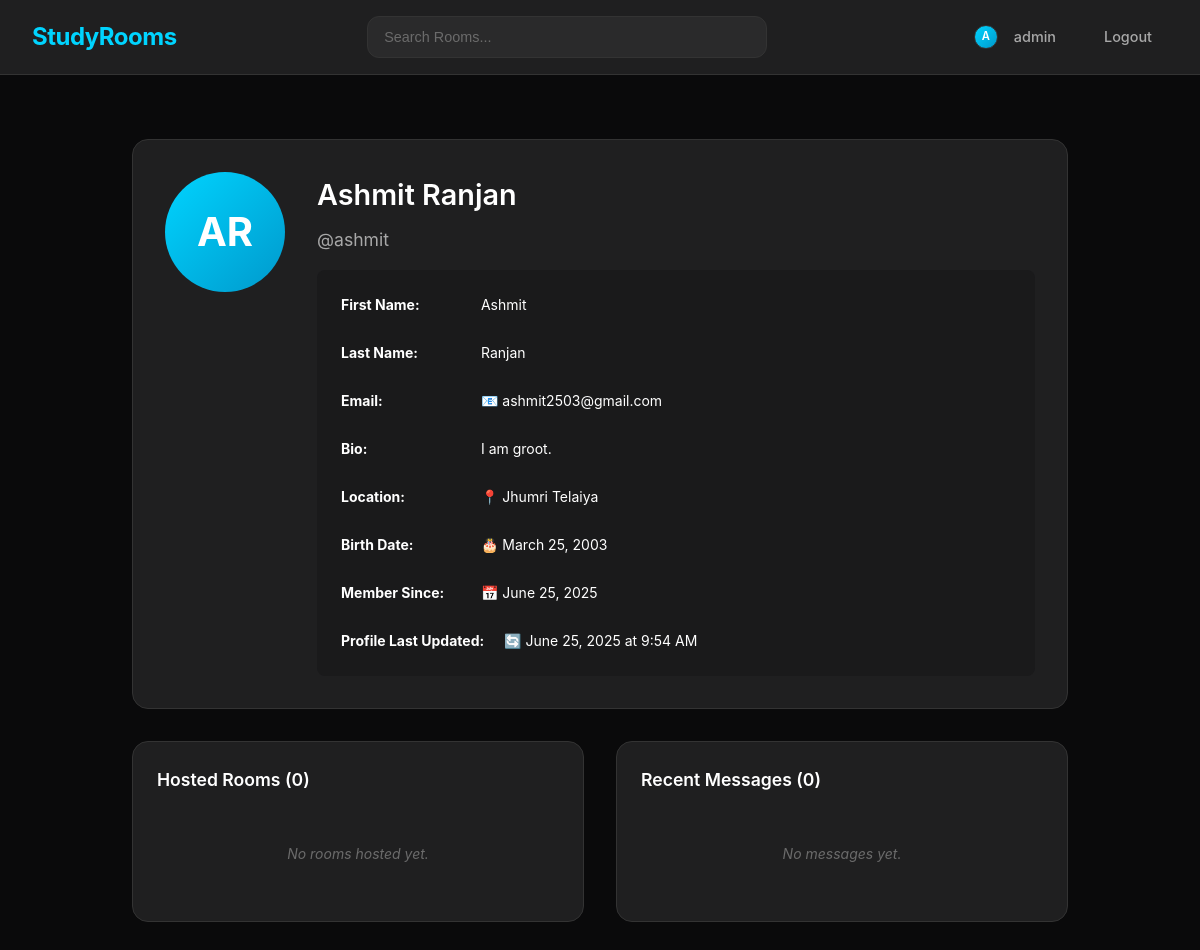
Screenshot of /profile/ashmit/ (signed in) with the database file from the repository.
### base/models.py (models this page shows, shortened)
class UserProfile(models.Model):
    user = models.OneToOneField(User, on_delete=models.CASCADE, related_name='profile')
    bio = models.TextField(max_length=500, blank=True)
    location = models.CharField(max_length=100, blank=True)
    website = models.URLField(blank=True)
    birth_date = models.DateField(null=True, blank=True)
    created = models.DateTimeField(auto_now_add=True)
    updated = models.DateTimeField(auto_now=True)

### base/views.py (the view)
# urls.py: path("profile/<str:username>/", views.user_profile, name="user-profile"),
def user_profile(request, username):
    user = get_object_or_404(User, username=username)
    profile, created = UserProfile.objects.get_or_create(user=user)
    user_rooms = Room.objects.filter(host=user).order_by('-updated')[:5]
    user_messages = Message.objects.filter(user=user).order_by('-created')[:10]
    context = {
        'profile_user': user,
        'profile': profile,
        'user_rooms': user_rooms,
        'user_messages': user_messages,
        'is_own_profile': request.user == user
    }
    return render(request, 'base/user_profile.html', context)

### base/templates/base/user_profile.html (shortened to what this page needs)
{% extends 'main.html' %}
{% block content %}
<div class="profile-container">
    <div class="profile-header">
        <div class="profile-pic-container">
            <div class="default-profile-pic">
                {{ profile_user.first_name.0|default:profile_user.username.0|upper }}{% if profile_user.last_name %}{{ profile_user.last_name.0|upper }}{% endif %}
            </div>
        </div>
        <div class="profile-info">
            <h1>{{ profile_user.get_full_name|default:profile_user.username }}</h1>
            <div class="username">@{{ profile_user.username }}</div>
            <div class="profile-details">
                {% if profile_user.first_name %}
                    <div class="detail-item">
                        <strong>First Name:</strong> {{ profile_user.first_name }}
                    </div>
                {% endif %}
                {% if profile_user.last_name %}
                    <div class="detail-item">
                        <strong>Last Name:</strong> {{ profile_user.last_name }}
                    </div>
                {% endif %}
                {% if profile_user.email %}
                    <div class="detail-item">
                        <strong>Email:</strong> 📧 {{ profile_user.email }}
                    </div>
                {% endif %}
                {% if profile.bio %}
                    <div class="detail-item">
                        <strong>Bio:</strong> {{ profile.bio }}
                    </div>
                {% endif %}
                {% if profile.location %}
                    <div class="detail-item">
                        <strong>Location:</strong> 📍 {{ profile.location }}
                    </div>
                {% endif %}
                {% if profile.birth_date %}
                    <div class="detail-item">
                        <strong>Birth Date:</strong> 🎂 {{ profile.birth_date|date:"F j, Y" }}
                    </div>
                {% endif %}
                <div class="detail-item">
                    <strong>Member Since:</strong> 📅 {{ profile_user.date_joined|date:"F j, Y" }}
                </div>
                <div class="detail-item">
                    <strong>Profile Last Updated:</strong> 🔄 {{ profile.updated|date:"F j, Y \a\t g:i A" }}
                </div>
            </div>
        </div>
    </div>
    <div class="profile-content">
        <div class="profile-section">
            <h3>Hosted Rooms ({{ user_rooms|length }})</h3>
            {% if user_rooms %}
                {% for room in user_rooms %}
                    <div class="profile-room-card">
                        <h4><a href="{% url 'room' room.id %}">{{ room.name }}</a></h4>
                        <div class="room-topic">{{ room.topic.name }}</div>
                        <div class="room-updated">Updated {{ room.updated|timesince }} ago</div>
                    </div>
                {% endfor %}
            {% else %}
                <div class="no-content">
                    No rooms hosted yet.
                </div>
            {% endif %}
        </div>
        <div class="profile-section">
            <h3>Recent Messages ({{ user_messages|length }})</h3>
            {% if user_messages %}
                {% for message in user_messages %}
                    <div class="profile-message">
                        <div class="message-content">{{ message.body|truncatewords:20 }}</div>
                        <div class="message-meta">
                            in <a href="{% url 'room' message.room.id %}">{{ message.room.name }}</a> •
                            {{ message.created|timesince }} ago
                        </div>
                    </div>
                {% endfor %}
            {% else %}
                <div class="no-content">
                    No messages yet.
                </div>
            {% endif %}
        </div>
    </div>
</div>
{% endblock content %}

### templates/navbar.html
<nav class="navbar">
    <div class="navbar-content">
        <div class="logo">
            <a href="/">
                <h1>StudyRooms</h1>
            </a>
        </div>
        <form class="search-form" action="{% url 'home' %}" method="GET">
            <input type="text" name="q" placeholder="Search Rooms..." value="{{ request.GET.q }}">
        </form>
        <div class="auth-links">
            {% if request.user.is_authenticated %}
                <a href="{% url 'user-profile' request.user.username %}" class="profile-link">
                    <div class="navbar-profile-pic" style="background: var(--accent-gradient); display: flex; align-items: center; justify-content: center; color: white; font-weight: 600; font-size: 0.7rem;">
                        {{ request.user.first_name.0|default:request.user.username.0|upper }}{% if request.user.last_name %}{{ request.user.last_name.0|upper }}{% endif %}
                    </div>
                    {{ request.user.get_full_name|default:request.user.username }}
                </a>
                <a href="{% url 'logout' %}">Logout</a>
            {% else %}
                <a href="{% url 'login' %}">Login</a>
                <a href="{% url 'register' %}">Sign Up</a>
            {% endif %}
        </div>
    </div>
</nav>

### static/style.css (style rules this page uses)
:root { --bg-primary: #0a0a0b; --bg-secondary: #1a1a1b; --bg-tertiary: #2a2a2b; --bg-card: #1f1f20; --text-primary: #ffffff; --text-secondary: #a8a8a8; --text-muted: #6b6b6b; --accent-primary: #00d4ff; --accent-hover: #00bce6; --accent-gradient: linear-gradient(135deg, #00d4ff, #0099cc); --border-primary: #333333; --border-secondary: #2a2a2a; --success: #10b981; --error: #ef4444; --warning: #f59e0b; --shadow: 0 4px 20px rgba(0, 0, 0, 0.3); --shadow-lg: 0 8px 40px rgba(0, 0, 0, 0.4); --border-radius: 12px; --border-radius-lg: 16px; --transition: all 0.2s ease; }
* { margin: 0; padding: 0; box-sizing: border-box; }
body { font-family: -apple-system, BlinkMacSystemFont, 'Segoe UI', 'Inter', 'Roboto', sans-serif; background: var(--bg-primary); color: var(--text-primary); line-height: 1.6; min-height: 100vh; font-size: 14px; overflow-x: hidden; }
.navbar { background: var(--bg-card); border-bottom: 1px solid var(--border-primary); padding: 1rem 0; position: sticky; top: 0; z-index: 100; backdrop-filter: blur(20px); }
.navbar-content { display: flex; justify-content: space-between; align-items: center; max-width: 100%; margin: 0 auto; padding: 0 2rem; }
.logo h1 { color: var(--accent-primary); font-size: 1.5rem; font-weight: 700; letter-spacing: -0.5px; }
.logo a { text-decoration: none; }
.search-form { flex: 1; max-width: 400px; margin: 0 2rem; }
.search-form input { width: 100%; padding: 0.75rem 1rem; background: var(--bg-tertiary); border: 1px solid var(--border-primary); border-radius: var(--border-radius); color: var(--text-primary); font-size: 0.9rem; transition: var(--transition); }
.search-form input::placeholder { color: var(--text-muted); }
.auth-links { display: flex; align-items: center; gap: 1rem; }
.auth-links a, .auth-links p { color: var(--text-secondary); text-decoration: none; font-weight: 500; padding: 0.5rem 1rem; border-radius: var(--border-radius); transition: var(--transition); font-size: 0.9rem; }
.profile-link { display: flex !important; align-items: center !important; gap: 0.5rem !important; }
.navbar-profile-pic { width: 24px; height: 24px; border-radius: 50%; object-fit: cover; margin-right: 0.5rem; border: 1px solid var(--border-primary); }
.profile-link { display: flex !important; align-items: center !important; }
.profile-container { max-width: 1000px; margin: 0 auto; padding: 2rem; }
.profile-header { background: var(--bg-card); border: 1px solid var(--border-primary); border-radius: var(--border-radius-lg); padding: 2rem; margin-bottom: 2rem; display: flex; gap: 2rem; align-items: flex-start; }
.profile-pic-container { flex-shrink: 0; }
.default-profile-pic { width: 120px; height: 120px; border-radius: 50%; background: var(--accent-gradient); display: flex; align-items: center; justify-content: center; font-size: 2.5rem; font-weight: 700; color: white; }
.profile-info { flex: 1; }
.profile-info h1 { color: var(--text-primary); margin-bottom: 0.5rem; font-size: 1.8rem; font-weight: 600; }
.username { color: var(--text-secondary); font-size: 1.1rem; margin-bottom: 1rem; }
.profile-content { display: grid; grid-template-columns: 1fr 1fr; gap: 2rem; }
.profile-section { background: var(--bg-card); border: 1px solid var(--border-primary); border-radius: var(--border-radius-lg); padding: 1.5rem; }
.profile-section h3 { color: var(--text-primary); margin-bottom: 1rem; font-size: 1.1rem; font-weight: 600; }
.no-content { color: var(--text-muted); font-style: italic; text-align: center; padding: 2rem; }

### base/templates/base/user_profile.html (style rules this page uses)
.profile-details { margin-top: 1rem; background: var(--bg-secondary); padding: 1.5rem; border-radius: 8px; border: 1px solid var(--border-color); }
.detail-item { margin-bottom: 0.8rem; padding-bottom: 0.8rem; border-bottom: 1px solid var(--border-color); }
.detail-item:last-child { margin-bottom: 0; padding-bottom: 0; border-bottom: none; }
.detail-item strong { color: var(--text-primary); display: inline-block; min-width: 120px; margin-right: 1rem; }

### rows the page displays
UserProfile: bio "I am groot.", location "Jhumri Telaiya", birth_date "March 25, 2003", updated "June 25, 2025 at 9:54 AM"

### other values shown
{{ request.user.first_name.0|default:request.user.username.0|upper }} "A"
{{ request.user.get_full_name|default:request.user.username }} "admin"
{{ profile_user.first_name.0|default:profile_user.username.0|upper }} "A"
{{ profile_user.last_name.0|upper }} "R"
{{ profile_user.get_full_name|default:profile_user.username }} "Ashmit Ranjan"
{{ profile_user.username }} "ashmit"
{{ profile_user.first_name }} "Ashmit"
{{ profile_user.last_name }} "Ranjan"
{{ profile_user.email }} "ashmit2503@gmail.com"
{{ profile_user.date_joined|date:"F j, Y" }} "June 25, 2025"
{{ user_rooms|length }} "0"
{{ user_messages|length }} "0"
